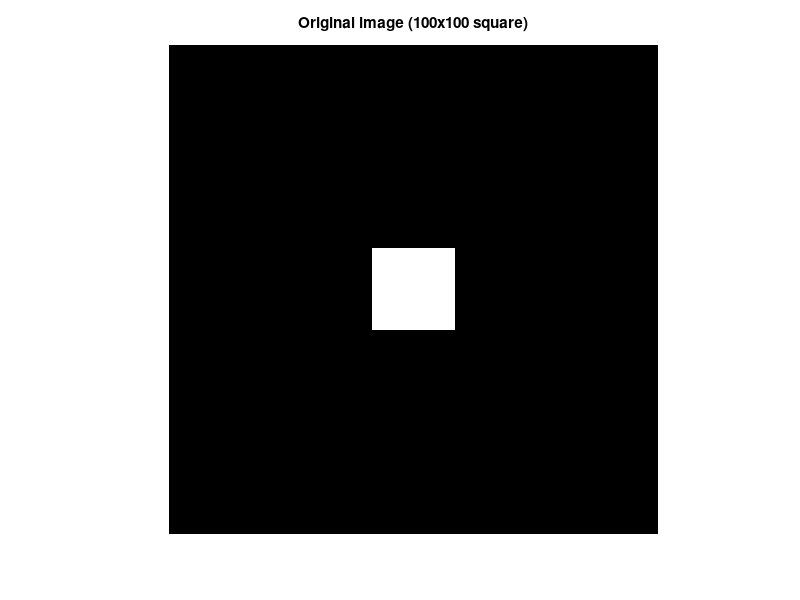

MATLAB code to generate this figure: (Note: this script raises an error after producing the figure.)
%% Morphological operators on binary images (erosion/dilation)
clc;
clear all;
close all;

A = zeros(600,600);
A(250:350,250:350) = 1;
A = im2bw(A, 0.5);
figure 
imshow(A); title('Original image (100x100 square)');

B = strel('square', 80);
figure
imshow(B.Neighborhood); title('80x80 morphological structuring element');

A_dil_B = imdilate(A,B);
figure
imshow(A_dil_B);
title('Dilated image using square 80x80 structuring element');

A_er_B = imerode(A,B);
figure
imshow(A_er_B);
title('Eroded image using square 80x80 structuring element');

B_ = strel('rectangle', [100 10]);
figure
imshow(B_.Neighborhood); title('100x10 morphological structuring element');
A_er_B_ = imerode(A,B_);
figure
imshow(A_er_B_);
title('Eroded image using rect 100x10 structuring element');

%% Morphological operators on real-world binary images
clc;
clear all;
close all;

A = im2bw(imread('Lena_grayscale.bmp'), 0.6);
figure
subplot(1,4,1)
imshow(A); title('Original image');

B = strel('square', 5);
% B = strel('disk', 3, 0);
% B = strel('line', 9, 45);
% B = strel('line', 9, 135);
% B = strel('line', 100, 45);
% B = strel('line', 100, 135);
% B = strel('arbitrary', [1 1 1 1; 1 1 1 0; 1 1 0 0; 1 0 0 0]);

subplot(1,4,2)
imshow(B.Neighborhood); title('Structuring element');


A_dil_B = imdilate(A, B);
subplot(1,4,3)
imshow(A_dil_B); title('Dilated image using structuring element');

A_er_B = imerode(A, B);
subplot(1,4,4)
imshow(A_er_B); title('Eroded image using structuring element');

A_er2_B = ~imdilate(~A, B);
figure
imshow(A_er2_B); title('Complementary dilated image using structuring element on complementary image');
%same result if B is symmetrical

A_er_dil_B = imdilate(A_er_B, B);
figure
imshow(A_er_dil_B);
title('Eroded and dilated image using structuring element');

%% Erosion, then dilation (opening) to eliminate details under a given size
clc;
clear all;
close all;

A = zeros(600,600);
% rand() gives uniformly distributed values between 0 and 1
for i=1:100
    % 10x10 square
    A((1:10) + floor(rand(1)*590), (1:10) + floor(rand(1)*590)) = 1;
end

for i=1:20
    % 30x30 square
    A((1:30) + floor(rand(1)*570), (1:30) + floor(rand(1)*570)) = 1;
end


A = im2bw(A, 0.5);
figure
imshow(A); title('Original image');

B = strel('square', 30);

A_er_B = imerode(A, B);
figure
imshow(A_er_B);
title('Eroded image using 30x30 square structuring element');

A_er_dil_B = imdilate(A_er_B, B);
figure
imshow(A_er_dil_B);
title('Dilated image using 30x30 square structuring element on eroded image');

A_open_B = imopen(A,B);
figure
imshow(A_open_B);
title('Opening using 30x30 square structuring element');


%% Dilation to improve the legibility of a text
clc;
clear all;
close all;

% Here black = 1 (text) and white = 0 (no text)
% color encoding is black = 0, white = 1 so we need the negative image 
A = im2bw(imread('Zisserman_page_thr_140_full.jpg'), 0.5);
figure
imshow(A); title('Low legibility text');
A = ~A;

B = zeros(5);
B(round(5/2),:) = 1;
B(:,round(5/2)) = 1;
B = strel('arbitrary', B);
%B = strel('disk', 3);

A_dil_B = imdilate(A, B);
figure
imshow(~A_dil_B); title('Dilated text using default structuring element');

%% Opening and closing for bw image filtering
clc;
clear all;
close all;

A = double(imread('fingerprint.gif'));
imshow(A), title('Noisy fingerprint');

B = strel('arbitrary', [1 1 1; 1 1 1; 1 1 1]);
%B = strel('square', 3);

% opening (erosion followed by dilation)
A_op_B = imopen(A, B);
figure, imshow(A_op_B), title('Fingerprint + opening');

% closing (dilation followed by erosion)
A_cl_B = imclose(A_op_B, B);
figure, imshow(A_cl_B), title('Final filtered fingerprint');

%% Opening and closing to remove salt and pepper noise
I = imread('Lena_grayscale.bmp');
I_bw = im2bw(I,0.5);
figure()
imshow(I_bw)
title('original image')
I_sp = imnoise(255*uint8(I_bw),'salt & pepper',0.1);
I_sp = im2bw(I_sp,0.5);
figure()
imshow(I_sp)
title('original image + salt and pepper')
% Opening should eliminate small details ("salt")
% Closing should fill small holes ("pepper")
SE = strel('arbitrary',[0,1,0;1,1,1;0,1,0]);
%SE = strel('square',3);
Im_open = imopen(I_sp,SE);
figure, imshow(Im_open);
Im_open_close = imclose(Im_open,SE);
figure, imshow(Im_open_close);
title('restored image')


%% Hit-or-miss operator
clc;
clear all;
close all;

A = zeros(600,600);
A(100:500, 100:260) = 1;  % rectangle
A(120:200, 400:480) = 1;  % small square
A(350:449, 420:519) = 1;  % big square
A = im2bw(A, 0.5);
figure
imshow(A); title('Original image');

B = strel('square',100);
figure
imshow(B.Neighborhood); title('Template')

A_er_B = imerode(A,B);
figure; imshow(A_er_B); title('Image eroded with template');

wb_matrix = ones(120);
wb_matrix(10:110, 10:110) = 0;
WB = strel('arbitrary',wb_matrix);
figure
imshow(WB.Neighborhood); title('Local background')

A_c_er_WB = imerode(~A,WB);
figure; imshow(A_c_er_WB); title('Complementary Image eroded with WB');

hit_image = A_er_B & A_c_er_WB;
figure; imshow(hit_image); title('Hit Image');

[x,y] = find(hit_image)

hit_image_2 = bwhitmiss(A,B,WB);
figure; imshow(hit_image_2); title('Hit Image w Matlab function');

%% Boundary extraction
clc;
clear all;
close all;

im = imread('coins.png');
A = im2bw(im, 0.37);
imshow(A), title('Original image');

% border image
B = strel('arbitrary', [1 1 1; 1 1 1; 1 1 1]);  % 8-connected
%B = strel('arbitrary', [0 1 0; 1 1 1; 0 1 0]);  % 4-connected

A_borders = A - imerode(A, B);
figure, imshow(A_borders), title('Image borders');

A_borders = bwperim(A);
figure, imshow(A_borders), title('Image borders (Matlab function)');

%% Region filling
clc
close all
clear all

A=[ 0 0 0 0 0 0 0
    0 0 1 1 0 0 0
    0 1 0 0 1 0 0
    0 1 0 0 1 0 0
    0 0 1 0 1 0 0
    0 0 1 0 1 0 0
    0 1 0 0 0 1 0
    0 1 0 0 0 1 0
    0 1 1 1 1 0 0
    0 0 0 0 0 0 0];

A = A>0.5;
A_comp = ~A;

x0 = zeros(size(A));
x0(3,3) = 1;
%x0(7,5) = 1;

B = [0 1 0
     1 1 1
     0 1 0];

figure;
subplot(1,2,1)
imshow(A)
title('original image')
subplot(1,2,2)
imshow(x0)
title('region filling step 0')
pause(1)
x1 = imdilate(x0,B);
x1 = x1 & A_comp;
imshow(x1)
title('region filling step 1')
pause(1)
i = 1;
while (~isequal(x0,x1))
    i = i+1;
    x0 = x1;
    x1 = imdilate(x0,B);
    x1 = x1 & A_comp;
    subplot(1,2,2)
    imshow(x1)
    title(sprintf('region filling step %d',i))
    pause(1)
end
x1 = x1 | A;
subplot(1,2,2)
imshow(x1)
title('region filling final result')


%% Advanced binary operators
clc;
clear all;
close all;

A = imread('circles.png');
figure, imshow(A), title('Original image');

% convex hull
CH = bwconvhull(A);
figure, imshow(CH), title('Convex Hull image');

A = imread('circbw.tif');
figure, imshow(A), title('Original image');

% label connected components
labels = bwlabel(A, 4); % 8-connected regions
figure, imagesc(labels), axis off, title('Connected regions');

% thinning
thin = bwmorph(A, 'thin', Inf);  % thinning operator
figure, imshow(thin), title('Thinning');

% skeletonization
skel = bwmorph(A, 'skel', Inf);   % skeletonization operator
% preserving some info about object shape
figure, imshow(skel), title('Skeleton');

%% Grayscale dilation and erosion
clc;
clear all;
close all;

A = imread('cameraman.tif');
imshow(A), title('Original')

B = strel('disk', 5);
% B = strel('disk', 3);

% dilation: local maximum
A_dil_B = imdilate(A, B);
figure, imshow(A_dil_B), title('Dilated');

% erosion: local minimum
A_er_B = imerode(A, B);
figure, imshow(A_er_B), title('Eroded');

% morphological gradient
A_morph_grad = A_dil_B - A_er_B;
figure, imshow(A_morph_grad), title('Morphological gradient');
